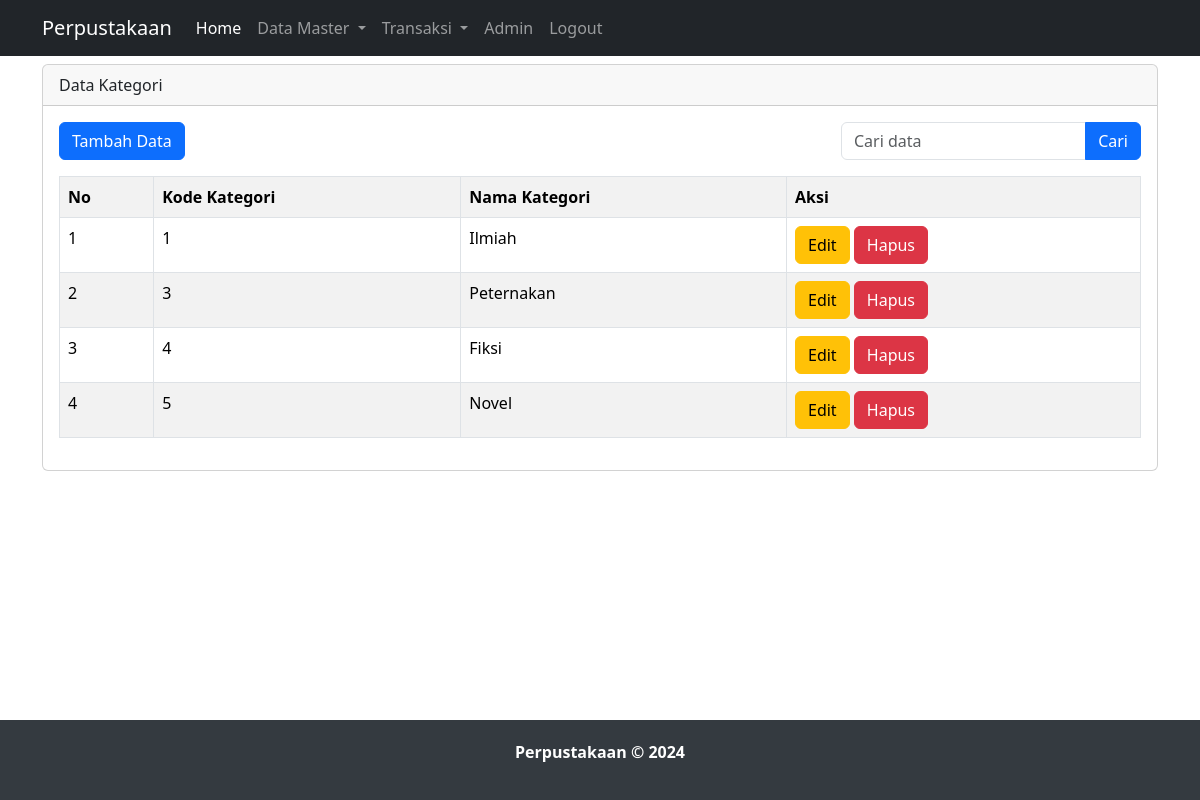
The page /data_kategori.php on the database its author committed.
### tables this page shows
CREATE TABLE `kategori` (
  `id_kategori` int(11) NOT NULL,
  `nama_kategori` varchar(21) DEFAULT NULL
);

### data_kategori.php (the view, shortened to what this page needs)
<?php
    include "header.php";
?>
<div class="container">
    <div class="row">
        <div class="col-lg-12 mt-2" style="min-height: 500px;">
        <div class="card">
            <div class="card-header">
                Data Kategori
            </div>
            <div class="card-body">
                <div class="row">
                    <div class="col">
                        <a href="tambah_kategori.php" class="btn btn-primary">Tambah Data</a>
                    </div>
                    <div class="col">
                        <form action="" class="d-flex justify-content-end" method="GET">
                            <div class="input-group" style="max-width: 300px;">
                                <input type="text" class="form-control" placeholder="Cari data" name="keyword" aria-label="Cari data">
                                <button type="submit" class="btn btn-primary">Cari</button>
                            </div>
                        </form>
                    </div>
                </div>
                <div class="row mt-3">
                    <div class="col">
                        <table class="table table-bordered table-striped">
                            <tr>
                                <th> No </th>
                                <th> Kode Kategori</th>
                                <th> Nama Kategori</th>
                                <th> Aksi</th>
                            </tr>
                            <?php
                            if(isset($_GET['cari']) && !empty($_GET['keyword'])){
                                $keyword = $_GET['keyword'];
                                $query = mysqli_query($koneksi, "SELECT * FROM kategori WHERE nama_kategori LIKE '%$keyword%'");
                            } else {
                                $query = mysqli_query($koneksi, "SELECT * FROM kategori");
                            }
                            $no = 1;
                            while ($ambil_data = mysqli_fetch_array($query)) {
                            ?>
                            <tr>
                                <td> <?php echo $no++; ?> </td>
                                <td> <?php echo isset($ambil_data['id_kategori']) ? $ambil_data['id_kategori'] : 'N/A'; ?> </td>
                                <td> <?php echo isset($ambil_data['nama_kategori']) ? $ambil_data['nama_kategori'] : 'N/A'; ?> </td>
                                <td>
                                    <a href="edit_kategori.php?id=<?php echo isset($ambil_data['id_kategori']) ? $ambil_data['id_kategori'] : '#'; ?>" class="btn btn-warning">Edit</a>
                                    <a href="hapus_kategori.php?id=<?php echo isset($ambil_data['id_kategori']) ? $ambil_data['id_kategori'] : '#'; ?>" class="btn btn-danger">Hapus</a>
                                </td>
                            </tr>
                            <?php
                                 }
                            ?>
                        </table>
                    </div>
                </div>
            </div>
        </div>
        </div>
    </div>
</div>

### header.php (style rules this page uses)
html, body { height: 100%; margin: 0; display: flex; flex-direction: column; }
.card { transition: transform 0.3s; }

### rows shown on the page
kategori: id_kategori "1", nama_kategori "Ilmiah"
kategori: id_kategori "3", nama_kategori "Peternakan"
kategori: id_kategori "4", nama_kategori "Fiksi"
kategori: id_kategori "5", nama_kategori "Novel"
